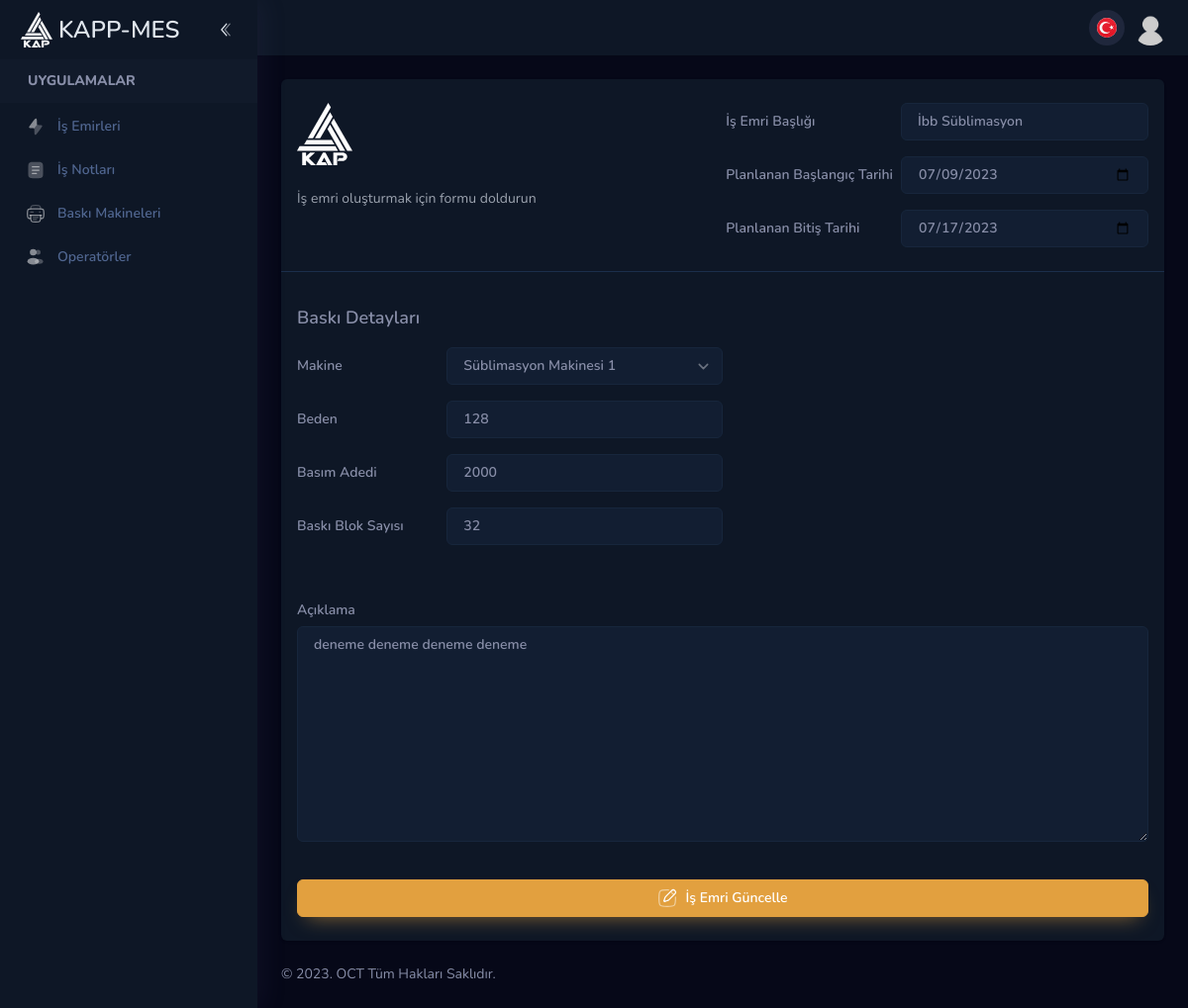
Screenshot of /work_orders/4/edit/ (signed in) with the database file from the repository.
### work_orders/models.py (models this page shows, shortened)
class WorkOrder(StarterModel):
    uuid = models.UUIDField(default=uuid.uuid4, editable=False)
    machine = models.ForeignKey(Machine, on_delete=models.CASCADE)
    title = models.CharField(max_length=200, unique=True)
    description = models.TextField()
    form = models.IntegerField(null=True, blank=True)
    amount = models.IntegerField()
    remained_amount = models.IntegerField(default=0)
    number_of_blocks = models.IntegerField()
    number_of_copy = models.DecimalField(max_digits=5, decimal_places=1)
    number_of_remained_copy = models.DecimalField(max_digits=5, decimal_places=1)
    priority = models.CharField(default="low", max_length=20)
    status = models.CharField(default="waiting", max_length=20)
    planned_start_date = models.DateField()
    planned_end_date = models.DateField()
    actual_start_date = models.DateField(null=True, blank=True)
    actual_end_date = models.DateField(null=True, blank=True)
    created_by = models.ForeignKey(User, on_delete=models.CASCADE, related_name="work_orders_created_by")
    processed_by = models.ForeignKey(User, on_delete=models.CASCADE, related_name="work_orders_processed_by",
                                     null=True, blank=True)
    class Meta:
        verbose_name_plural = "İş Emirleri"

### machines/models.py (models this page shows, shortened)
class Machine(StarterModel):
    name = models.CharField(max_length=100)
    MACHINE_CHOICES = (
        ('S', 'Süblimasyon'),
        ('D', 'Dtf'),
        ('U', 'Uv'),
    )
    machine_type = models.CharField(max_length=1, choices=MACHINE_CHOICES)
    description = models.CharField(max_length=255, blank=True, null=True)
    last_maintenance = models.DateField(blank=True, null=True)
    class Meta:
        verbose_name_plural = "Makineler"

### work_orders/views.py (the view)
# urls.py: path("<int:work_order_pk>/edit/", views.work_order_edit, name="work_order_edit"),
@user_passes_test(lambda u: u.is_superuser)
@login_required
def work_order_edit(request, work_order_pk):
    work_order = WorkOrder.objects.get(pk=work_order_pk)
    machines = Machine.objects.all()
    form = WorkOrderForm(request.POST or None, instance=work_order)
    if request.method == 'POST' and form.is_valid():
        form.save()
        return redirect('work_order_detail', work_order_pk=work_order_pk)
    context = {
        'work_order': work_order,
        'machines': machines,
        'form': form
    }
    return render(request, "work_orders/create.html", context)

### work_orders/forms.py
class WorkOrderForm(ModelForm):
    class Meta:
        model = WorkOrder
        fields = ['machine',
                  'title',
                  'description',
                  'form',
                  'amount',
                  'number_of_blocks',
                  'planned_start_date',
                  'planned_end_date']

### templates/work_orders/create.html (shortened to what this page needs)
{% extends 'components/layouts/default.html' %}
{% load static %}
{% block content %}
    <div>
        <div class="flex xl:flex-row flex-col gap-2.5">
            <div class="panel px-0 flex-1 py-6 ltr:xl:mr-6 rtl:xl:ml-6">
                <form method="post" class="post-form">
                    <div class="flex justify-between flex-wrap px-4">
                        <div class="mb-6 lg:w-1/2 w-full">
                            <div class="flex items-center text-black dark:text-white shrink-0">
                                <img src="{% static 'assets/images/logo-white.svg' %}" alt="image" class="w-14" />
                            </div>
                            <div class="space-y-1 mt-6 text-gray-500 dark:text-gray-400">
                                <div>İş emri oluşturmak için formu doldurun</div>
                            </div>
                        </div>
                        <div class="lg:w-1/2 w-full lg:max-w-fit">
                            <div class="flex items-center">
                                <label for="id_title" class="flex-1 ltr:mr-2 rtl:ml-2 mb-0">İş Emri Başlığı</label>
                                <input type="text" name="title" maxlength="200" required="" id="id_title"
                                       value="{{work_order.title}}" placeholder="İş Emri Başlığı Girin" class="form-input lg:w-[250px] w-2/3">
                            </div>
                            <div class="flex items-center mt-4">
                                <label for="id_planned_start_date" class="flex-1 ltr:mr-2 rtl:ml-2 mb-0">Planlanan Başlangıç Tarihi</label>
                                <input class="form-input lg:w-[250px] w-2/3" type="date" name="planned_start_date" required=""
                                       value="{{work_order.planned_start_date|date:'Y-m-d'}}" id="id_planned_start_date">
                            </div>
                            <div class="flex items-center mt-4">
                                <label for="id_planned_end_date" class="flex-1 ltr:mr-2 rtl:ml-2 mb-0">Planlanan Bitiş Tarihi</label>
                                <input class="form-input lg:w-[250px] w-2/3" type="date" name="planned_end_date" required=""
                                       value="{{work_order.planned_end_date|date:'Y-m-d'}}" id="id_planned_end_date">
                            </div>
                        </div>
                    </div>
                    <hr class="border-[#e0e6ed] dark:border-[#1b2e4b] my-6">
                    <div class="mt-8 px-4">
                        <div class="flex justify-between lg:flex-row flex-col">
                            <div class="lg:w-1/2 w-full ltr:lg:mr-6 rtl:lg:ml-6 mb-6">
                                <div class="text-lg font-semibold">Baskı Detayları</div>
                                <div class="mt-4 flex items-center">
                                    <label for="id_machine" class="ltr:mr-2 rtl:ml-2 w-1/3 mb-0">Makine</label>
                                    <select id="id_machine" name="machine" class="form-input flex-1">
                                        {% if work_order.machine %}
                                            <option value="{{work_order.machine.id}}">{{work_order.machine.name}}</option>
                                        {% else %}
                                            <option value="">Makine Seçin</option>
                                        {% endif %}
                                    </select>
                                </div>
                                <div class="mt-4 flex items-center">
                                    <label for="id_form" class="ltr:mr-2 rtl:ml-2 w-1/3 mb-0">Beden</label>
                                    <input class="form-input flex-1" type="number" name="form" id="id_form"
                                           value="{{work_order.form}}" placeholder="Beden Girin">
                                </div>
                                <div class="mt-4 flex items-center">
                                    <label for="id_amount" class="ltr:mr-2 rtl:ml-2 w-1/3 mb-0">Basım Adedi</label>
                                    <input class="form-input flex-1" type="number" name="amount" required="" id="id_amount"
                                           value="{{work_order.amount}}" placeholder="Adet Girin">
                                </div>
                                <div class="mt-4 flex items-center">
                                    <label for="id_number_of_blocks" class="ltr:mr-2 rtl:ml-2 w-1/3 mb-0">Baskı Blok Sayısı</label>
                                    <input class="form-input flex-1" type="number" name="number_of_blocks" required=""
                                           value="{{work_order.number_of_blocks}}" id="id_number_of_blocks" placeholder="Blok Sayısı Girin">
                                </div>
                            </div>
                        </div>
                    </div>
                    <div class="mt-8 px-4">
                        <div>
                            <label for="id_description">Açıklama</label>
                            <textarea class="form-textarea min-h-[130px]" name="description" cols="40" rows="10" required=""
                                      id="id_description"
                            placeholder="Açıklama....">{{work_order.description}}</textarea>
                        </div>
                    </div>
                    <div class="mt-8 px-4">
                        {% if work_order %}
                        <button type="submit" class="btn btn-warning w-full gap-2">
                            İş Emri Güncelle </button>
                        {% endif %}
                    </div>
                </form>
            </div>
        </div>
    </div>
{% endblock %}

### rows the page displays
WorkOrder: title "İbb Süblimasyon", planned_start_date "07/09/2023", planned_end_date "07/17/2023", machine "Süblimasyon Makinesi 1", form "128", amount "2000", number_of_blocks "32", description "deneme deneme deneme deneme"
